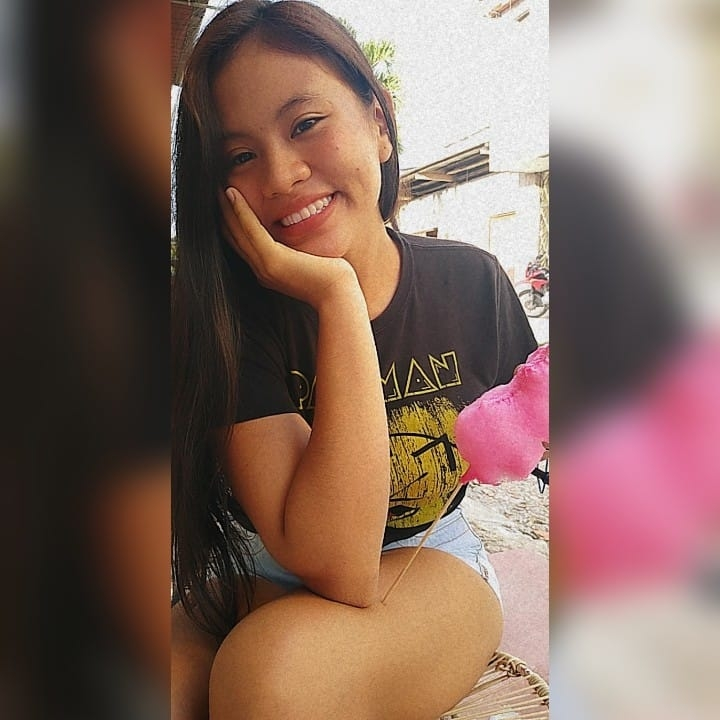
#> input picture ok.jpg, 720 x 720 px
$ python Ejercicio3.py
#> lines starting #> are read from the running program, lines starting #| are printed output that depends on the picture
import cv2
import matplotlib.pyplot as plt

# Lee la imagen desde el archivo
image = cv2.imread('ok.jpg')
#> image is the input picture: shape (720, 720, 3); mean B, G, R 94.6, 104.5, 130.7

# Cambia el tamaño de la imagen a 300x300 píxeles
resized_image = cv2.resize(image, (300, 300))
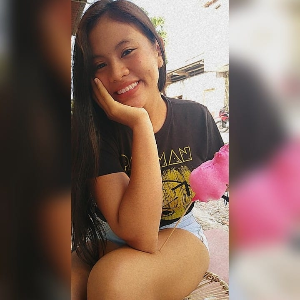
#> resized_image: shape (300, 300, 3); mean B, G, R 94.6, 104.5, 130.7

# Guarda la imagen redimensionada
cv2.imwrite('ok.jpg', resized_image)

# Convierte la imagen de BGR a RGB para mostrarla correctamente con matplotlib
resized_image_rgb = cv2.cvtColor(resized_image, cv2.COLOR_BGR2RGB)

# Muestra la imagen original y la imagen redimensionada
plt.figure(figsize=(10, 5))

# Muestra la imagen original
plt.subplot(1, 2, 1)
image_rgb = cv2.cvtColor(image, cv2.COLOR_BGR2RGB)
plt.imshow(image_rgb)
plt.title('Imagen Original')
plt.axis('off')

# Muestra la imagen redimensionada
plt.subplot(1, 2, 2)
plt.imshow(resized_image_rgb)
plt.title('Imagen Redimensionada (300x300)')
plt.axis('off')

# Muestra las imágenes
plt.show()
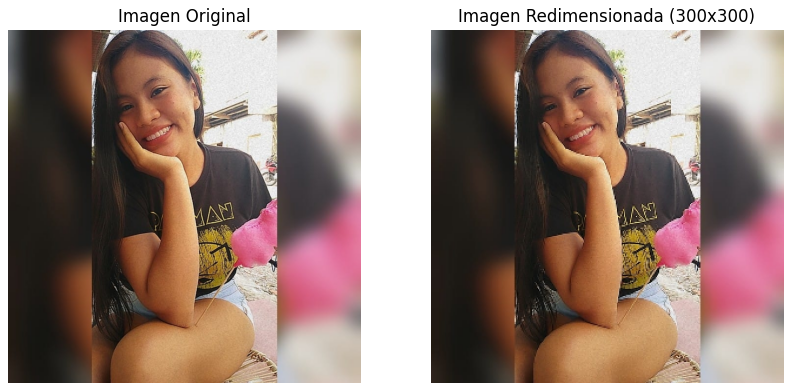
#> figure drawn by matplotlib, 2 panels
